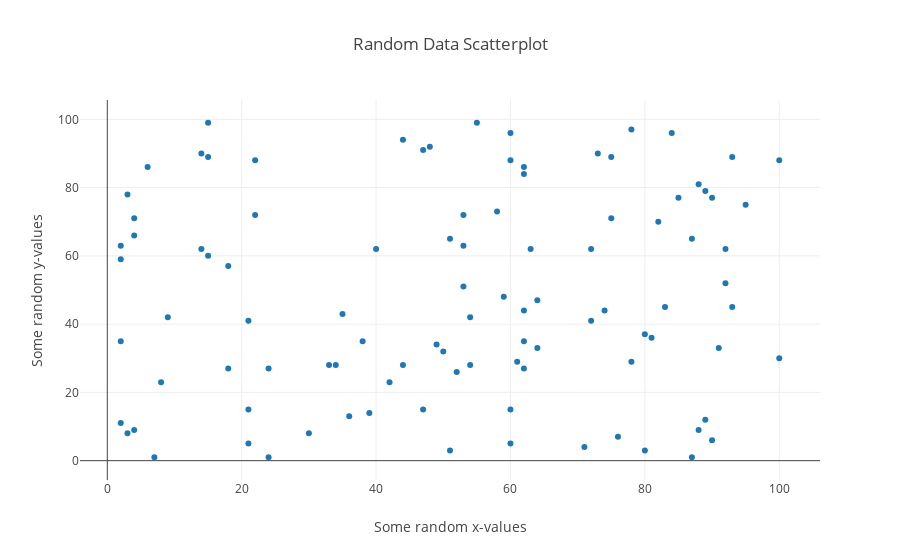

Notebook cell for this chart:
### Code cell
fig = go.Figure(data=data, layout=layout)
pyo.iplot(fig, filename='scatter2.html')

### Figure 1 — Plotly figure (JSON) as saved in the notebook; plotly's stock layout.template omitted (floating-point values rounded to 4 significant figures)
{"data": [{"mode": "markers", "type": "scatter", "uid": "a6a18509-61ab-4ada-8c6a-8e3ea198ed63", "x": [52, 93, 15, 72, 61, 21, 83, 87, 75, 75, 88, 100, 24, 3, 22, 53, 2, 88, 30, 38, 2, 64, 60, 21, 33, 76, 58, 22, 89, 49, 91, 59, 42, 92, 60, 80, 15, 62, 62, 47, 62, 51, 55, 64, 3, 51, 7, 21, 73, 39, 18, 4, 89, 60, 14, 9, 90, 53, 2, 84, 92, 60, 71, 44, 8, 47, 35, 78, 81, 36, 50, 4, 2, 6, 54, 4, 54, 93, 63, 18, 90, 44, 34, 74, 62, 100, 14, 95, 48, 15, 72, 78, 87, 62, 40, 85, 80, 82, 53, 24], "y": [26, 89, 60, 41, 29, 15, 45, 65, 89, 71, 9, 88, 1, 8, 88, 63, 11, 81, 8, 35, 35, 33, 5, 41, 28, 7, 73, 72, 12, 34, 33, 48, 23, 62, 88, 37, 99, 44, 86, 91, 35, 65, 99, 47, 78, 3, 1, 5, 90, 14, 27, 9, 79, 15, 90, 42, 77, 51, 63, 96, 52, 96, 4, 94, 23, 15, 43, 29, 36, 13, 32, 71, 59, 86, 28, 66, 42, 45, 62, 57, 6, 28, 28, 44, 84, 30, 62, 75, 92, 89, 62, 97, 1, 27, 62, 77, 3, 70, 72, 27]}], "layout": {"hovermode": "closest", "title": "Random Data Scatterplot", "xaxis": {"title": "Some random x-values"}, "yaxis": {"title": "Some random y-values"}}}
